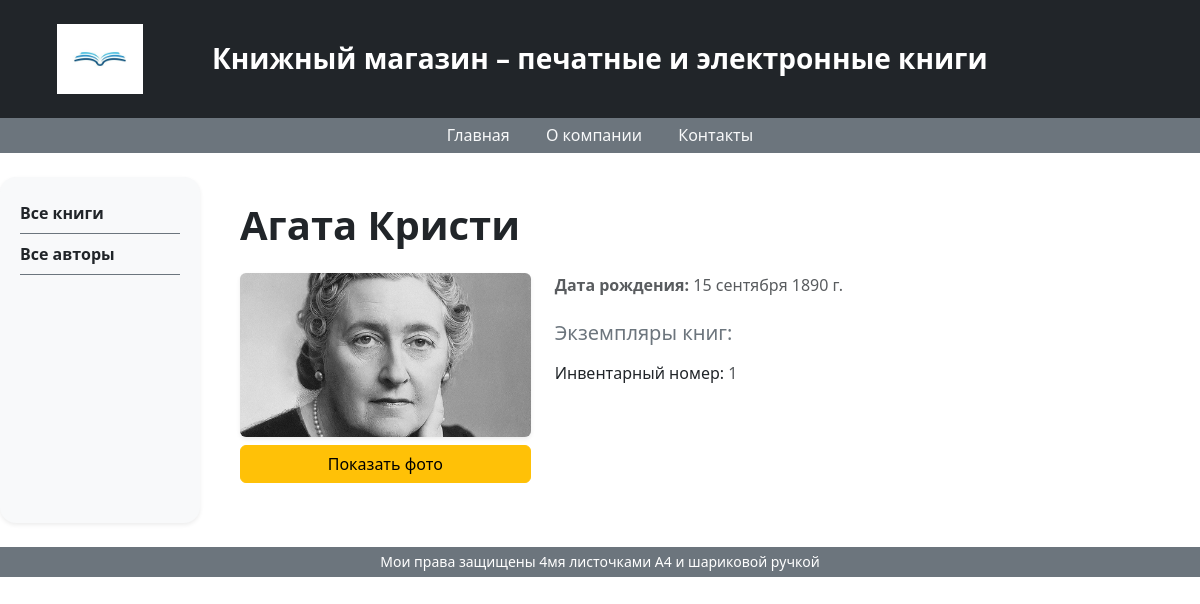
The app's page /authors/1/ with its own data.
### catalog/models.py (models this page shows, shortened)
class Author(models.Model):
    first_name = models.CharField(max_length=100,
                                  help_text='Введите имя автора',
                                  verbose_name='Имя автора')
    last_name = models.CharField(max_length=100,
                                  help_text='Введите фамилию автора',
                                  verbose_name='Фамилия автора')
    date_of_birth = models.DateField(help_text='Введите дату рождения',
                                     verbose_name='Дата рождения',
                                     null=True, blank=True)
    about = models.TextField(help_text='Введите сведения об авторе',
                             verbose_name='Сведения об авторе')
    photo = models.ImageField(upload_to='images',
                              help_text='Введите фото автора',
                              verbose_name='Фото автора',
                              null=True, blank=True)

class Book(models.Model):
    title = models.CharField(max_length=200,
                             help_text='Введите название книги',
                              verbose_name='Название книги')
    genre = models.ForeignKey('Genre',on_delete=models.CASCADE,
                             help_text='Выберите жанр для книги',
                              verbose_name='Жанр книги')
    language = models.ForeignKey('Language',on_delete=models.CASCADE,
                             help_text='Выберите язык для книги',
                              verbose_name='Язык книги')
    publisher = models.ForeignKey('Publisher', on_delete=models.CASCADE,
                              help_text='Выберите издательство книги',
                              verbose_name='Издательство книги')
    year = models.CharField(max_length=4,
                            help_text='Введите год издания книги',
                            verbose_name='Год издания')
    author = models.ManyToManyField('Author',
                                    help_text='Выберите автора',
                                    verbose_name='Автор книги')
    summary = models.TextField(max_length=1000,
                               help_text='Введите краткое описание книги',
                               verbose_name='Аннотация книги')
    isbn = models.CharField(max_length=13,
                            help_text='Должно содержать 13 символов',
                            verbose_name='ISBN книги')
    price = models.DecimalField(decimal_places=2, max_digits=7,
                                help_text='Введите цену книги',
                                verbose_name='Цена (руб.)')
    photo = models.ImageField(upload_to='images',
                              help_text='Введите избражение обложки',
                              verbose_name='Изображение обложки')
    def display_author(self):
        return ', '.join([author.last_name for author in self.author.all ()])
    display_author.short_descriptions = 'Авторы'

### catalog/views.py (the view)
# urls.py: path('authors/<int:pk>/', views.AuthorDetailView.as_view(),
class AuthorDetailView(DetailView):
    model = Author
    context_object_name = 'author'

### catalog/templates/catalog/author_detail.html (shortened to what this page needs)
{% extends "catalog/base.html" %}
{% block content %}
<div class="container my-4 text-start">
    <div class="row mb-3">
        <h1 class="text-dark fw-bold">{{ author.first_name }} {{ author.last_name }}</h1>
    </div>
    <div class="row mb-3">
        <div class="col-md-4">
            <img src="{{ author.photo.url }}" alt="Фото автора" class="img-fluid rounded shadow-sm" style="max-height: 220px;">
            <a href="{{ author.photo.url }}" target="_blank" class="btn btn-warning mt-2 w-100">Показать фото</a>
        </div>
        <div class="col-md-8">
            <p class="text-muted fs-6"><strong>Дата рождения:</strong> {{ author.date_of_birth }}</p>
            <h5 class="mt-4 text-secondary">Экземпляры книг:</h5>
            <div class="list-group">
                {% for copy in author.book_set.all %}
                <div class="list-group-item d-flex justify-content-between align-items-center border-0 ps-0">
                    <span>Инвентарный номер: <span class="text-muted">{{ copy.id }}</span></span>
                </div>
                {% empty %}
                <p class="text-muted fst-italic">Нет экземпляров книг у данного автора.</p>
                {% endfor %}
            </div>
        </div>
    </div>
</div>
{% endblock %}

### records on screen
Author: first_name "Агата", last_name "Кристи", photo (picture), date_of_birth "15 сентября 1890 г."
Book: id "1"
